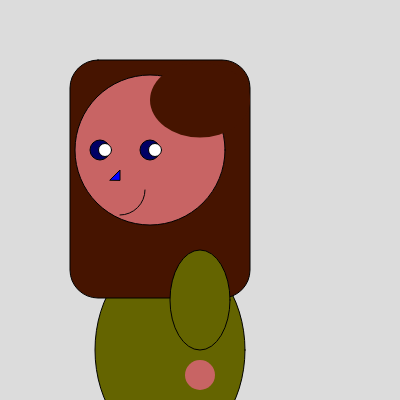
Frame 1 (no input)
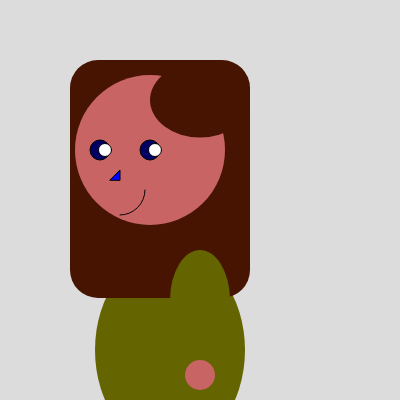
Frame 60 (no input)
Frame 120 (the mouse pressed at the canvas centre since frame 60): identical to frame 60, image omitted

The p5.js sketch that drew these frames (run headless with seeded random() and noise() and a simulated clock; from frame 60 on, the mouse is pressed at the canvas centre):

// p5.js sketch
// ── sketch.js
function setup() {
  createCanvas(400, 400);
}

function draw() {
  background(220);

  fill(100, 100, 0);
  ellipse(170, 350, 150, 200);

  fill(70, 20, 0);
  rect(70, 60, 180, 238, 28);

  fill(100, 100, 0);
  ellipse(200, 300, 60, 100);

  fill(200, 100, 100);
  ellipseMode(CENTER);
  circle(150, 150, 150);

  fill(0, 0, 100);
  stroke(0, 0, 0);

  ellipse(100, 150, 20);
  ellipse(150, 150, 20);

  fill(255, 255, 255);
  stroke(0, 0, 0);

  ellipse(105, 150, 13);

  fill(255, 255, 255);
  stroke(0, 0, 0);
  ellipse(155, 150, 13);

  fill(0, 0, 255);
  triangle(120, 180, 120, 170, 110, 180);
  fill(100, 0, 0, 0);
  stroke(5);
  arc(120, 190, 50, 50, 0, HALF_PI);

  fill(70, 20, 0);
  noStroke();
  ellipse(200, 100, 100, 75);

  fill(200, 100, 100);
  ellipse(200, 375, 30, 30);
}
